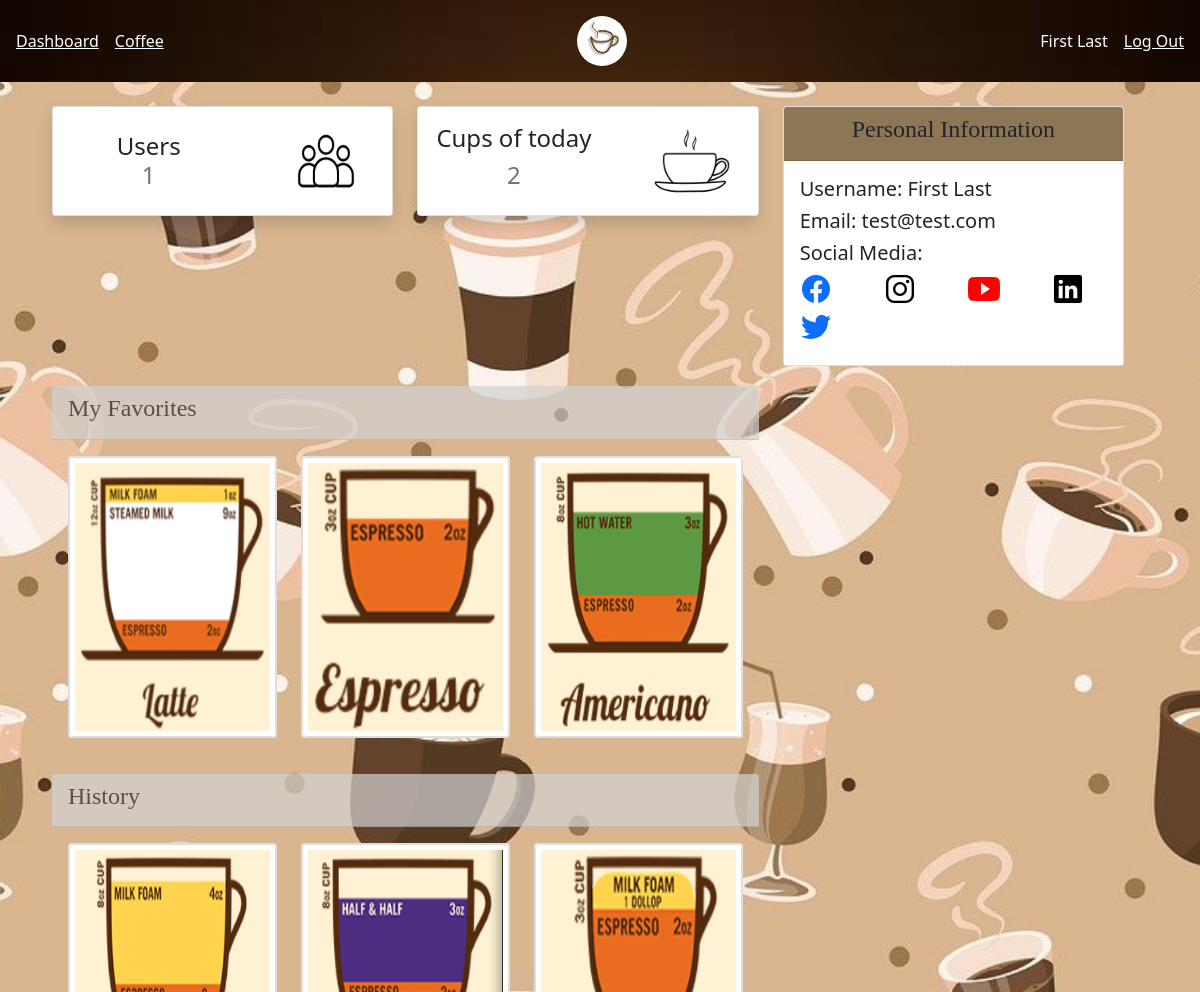
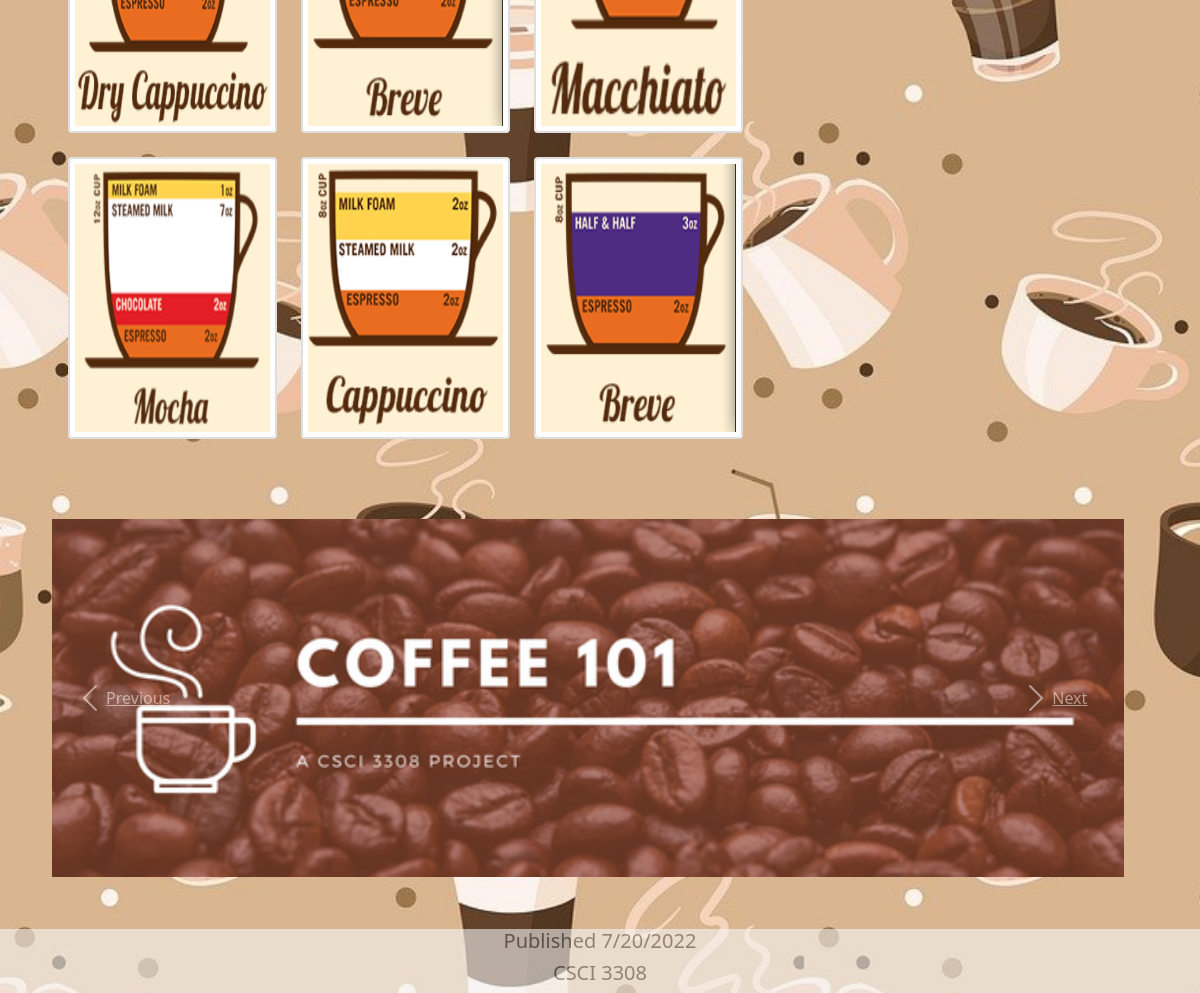
The page /dashboard (signed in) on the database its author committed (2 pictures, top to bottom).
### tables this page shows
CREATE TABLE user (
  id INTEGER PRIMARY KEY AUTOINCREMENT,
  firstName TEXT  NOT NULL,
  lastName TEXT  NOT NULL,
  email TEXT UNIQUE NOT NULL,
  password TEXT NOT NULL
);

CREATE TABLE record (
  id INTEGER PRIMARY KEY AUTOINCREMENT,
  user_id INTEGER NOT NULL,
  drink_id INTEGER NOT NULL,
  created TIMESTAMP NOT NULL DEFAULT (datetime('now','localtime')),
  FOREIGN KEY (user_id) REFERENCES user (id),
  FOREIGN KEY (drink_id) REFERENCES drink (id)
);

CREATE TABLE drink (
  id INTEGER PRIMARY KEY AUTOINCREMENT,
  drink_name  TEXT  UNIQUE NOT NULL,
  image       TEXT  NOT NULL,
  keywords    TEXT
);

### coffee101/view.py (the view)
@bp.route('/dashboard')
@login_required
def dashboard():
    db = get_db()
    users = db.execute(
        'SELECT COUNT(*) as userCount FROM user'
    ).fetchone()
    drinks = db.execute(
        'SELECT * FROM drink'
    ).fetchall()
    favs = db.execute(
        """
        Select f.drink_id, d.image, max(f.created)
        FROM fav f
        JOIN user u ON f.user_id = u.id
        JOIN drink d ON f.drink_id = d.id
        WHERE f.user_id = ?
        GROUP BY f.drink_id
        ORDER BY f.created desc
        LIMIT 3
        """, (g.user['id'],)
    ).fetchall()
    cups = db.execute(
        """
        Select count(*) as cupCount
        FROM record r
        WHERE r.user_id = ? AND created > DATE('now','localtime', 'start of day')
        """, (g.user['id'],)
    ).fetchone()
    history = db.execute(
        """
        Select *
        FROM record r
        JOIN user u ON r.user_id = u.id
        JOIN drink d ON r.drink_id = d.id
        WHERE r.user_id = ? AND created BETWEEN datetime('now', '-6 days') AND datetime('now', 'localtime')
        ORDER BY r.created desc
        """, (g.user['id'],)
    ).fetchall()
    return render_template('view/dashboard.html', users=users, cups=cups, drinks=drinks, favs=favs, history=history)

### coffee101/auth.py (called while the page is built)
@bp.before_app_request
def load_logged_in_user():
    user_id = session.get('user_id')
    if user_id is None:
        g.user = None
    else:
        g.user = get_db().execute(
            'SELECT * FROM user WHERE id = ?', (user_id,)
        ).fetchone()

def login_required(view):
    @functools.wraps(view)
    def wrapped_view(**kwargs):
        if g.user is None:
            return redirect(url_for('auth.login'))
        return view(**kwargs)
    return wrapped_view

### coffee101/db.py (called while the page is built)
def get_db():
    if 'db' not in g:
        g.db = sqlite3.connect(
            current_app.config['DATABASE'],
            detect_types=sqlite3.PARSE_DECLTYPES
        )
        g.db.row_factory = sqlite3.Row
    return g.db

### coffee101/templates/view/dashboard.html (shortened to what this page needs)
{% extends 'base.html' %}
{% block content %}
<div class="container-fluid">
    <div class="row container-fluid mt-4 text-center">
        <div class="col-4">
            <div class="card shadow p-1 bg-white rounded">
                <div class="card-block">
                    <div class="row d-flex align-items-center">
                        <div class="col-7 align-items-center">
                            <h4 class="mb-0">Users</h4>
                            <h4 class="text-muted mb-0">{{ users['userCount'] }}</h4>
                        </div>
                        <div class="col-5">
                            <img src="{{ url_for('static', filename='img/display/people.png') }}" style="height: 100px;"
                                 class="img-fluid"
                                 alt="logoforpeople">
                        </div>
                    </div>
                </div>
            </div>
        </div>
        <div class="col-4">
            <div class="card shadow p-1 bg-white rounded">
                <div class="card-block">
                    <div class="row d-flex align-items-center">
                        <div class="col-7 align-items-center">
                            <h4> Cups of today</h4>
                            <h4 class="text-muted">{{ cups['cupCount'] }}</h4>
                        </div>
                        <div class="col-5">
                            <img src="{{ url_for('static', filename='img/display/coffeecup.png') }}"
                                 style="height: 100px;" class="img-fluid"
                                 alt="logoforpeople">
                        </div>
                    </div>
                </div>
            </div>
        </div>
        <div class="col-4">
            <div class="card">
                <div class="card-header" style="background-color: rgba(86, 53, 5, 0.678);">
                    <h4 style="text-align: center;font-family:Cambria, Cochin, Georgia, Times, 'Times New Roman', serif">
                        Personal Information</h4>
                </div>
                <div class="card-body" style="background-color: white; text-align: left;">
                    <h5>Username: {{ g.user['firstName'] }} {{ g.user['lastName'] }}</h5>
                    <h5>Email: {{ g.user['email'] }}</h5>
                    <h5>Social Media: </h5>
                    <a href="https://facebook.com" style="margin-right: 3rem; text-decoration: none;">
                        <ion-icon name="logo-facebook" size="large"></ion-icon>
                    </a>
                    <a href="https://instagram.com" style="margin-right: 3rem; color: black; text-decoration: none;">
                        <ion-icon name="logo-instagram" size="large"></ion-icon>
                    </a>
                    <a href="https://youtube.com" style="margin-right: 3rem; color: red; text-decoration: none;">
                        <ion-icon name="logo-youtube" size="large"></ion-icon>
                    </a>
                    <a href="https://linkedin.com" style="margin-right: 3rem; color: black; text-decoration: none;">
                        <ion-icon name="logo-Linkedin" size="large"></ion-icon>
                    </a>
                    <a href="https://twitter.com">
                        <ion-icon name="logo-twitter" size="large"></ion-icon>
                    </a>
                </div>
            </div>
        </div>
    </div>
    <div class="row container-fluid" style="margin-top: 20px; margin-bottom: 20px;">
        <div class="col-8">
            <div class="card-header" style="background-color: rgb(210, 210, 210); opacity: .7;">
                <h4 style="font-family: Georgia, 'Times New Roman', Times, serif;">My Favorites</h4>
            </div>
            <div class="card-body" style="text-align: center;">
                <div class="row" id="photoCards" style="margin-bottom: 0px;">
                    {% for fav in favs %}
                    <div class="col-md-4">
                        <div class="card box-shadow">
                            <img class="card-img-top" src="{{ fav['image'] }}"
                                 style="height: 280px; width: auto; display: block;  border: 1px solid #ddd; border-radius: 4px; padding: 5px;">
                        </div>
                    </div>
                    {% endfor %}
                </div>
            </div>
        </div>
    </div>
    <div class="row container-fluid" style="margin-top: 20px; margin-bottom: 20px;">
        <div class="col-8">
            <div class="card-header" style="background-color: rgb(210, 210, 210); opacity: .7;">
                <h4 style="font-family: Georgia, 'Times New Roman', Times, serif;">History</h4>
            </div>
            <div class="card-body" style="text-align: center;">
                <div class="row" style="margin-bottom: 20px;">
                    {% for his in history %}
                    <div class="col-md-4">
                        <div class="card mb-4 box-shadow">
                            <img class="card-img-top" src="{{ his['image'] }}"
                                 style="height: 280px; width: auto; display: block;  border: 1px solid #ddd; border-radius: 4px; padding: 5px;">
                        </div>
                    </div>
                    {% endfor %}
                </div>
            </div>
        </div>
    </div>
    <div class="row container-fluid">
        <div id="carouselExampleIndicators" class="carousel slide" data-ride="carousel">
            <div class="carousel-inner">
                <div class="carousel-item active">
                    <img class="d-block w-100" src="{{ url_for('static', filename='img/display/carousel_1.png') }}"
                         alt="First slide">
                </div>
            </div>
            <a class="carousel-control-prev" href="#carouselExampleIndicators" role="button" data-slide="prev">
                <span class="carousel-control-prev-icon" aria-hidden="true"></span>
                <span class="sr-only">Previous</span>
            </a>
            <a class="carousel-control-next" href="#carouselExampleIndicators" role="button" data-slide="next">
                <span class="carousel-control-next-icon" aria-hidden="true"></span>
                <span class="sr-only">Next</span>
            </a>
        </div>
    </div>
</div>
{% endblock %}

### coffee101/templates/base.html (shortened to what this page needs)
<!doctype html>
<html>
<head>
    <link rel="stylesheet" href="{{ url_for('static', filename='style.css') }}">
    <link rel="stylesheet" href="{{ url_for('static', filename='css/bootstrap/bootstrap.min.css') }}">
    <nav class="navbar navbar-expand navbar-dark bg-dark py-3"
         style="background-image: url({{ url_for('static', filename='img/nav_bg.jpg') }}); background-repeat: no-repeat; background-size: cover;">
        <ul class="navbar-nav mr-auto">
        <li class="nav-item">
            <a href="{{ url_for('view.dashboard') }}" style="color: white;">Dashboard</a>
        </li>
        <li class="nav-item">
            <a href="{{ url_for('view.index') }}" style="color: white;">Coffee</a>
        </li>
        </ul>
        <div class="navbar-nav mx-auto order-0">
            <a href="https://github.com/CU-CSCI-3308-Summer-2022/Coffee-101">
                <img src="../../static/img/display/coffee101_logo.jpg" height="50rem"
                     style="border-radius: 50% 50% 50% 50%;">
            </a>
        </div>
        <ul class="navbar-nav mr-auto">
            {% if g.user %}
            <li class="nav-item" style="color: white;"><span>{{ g.user['firstName'] }} {{ g.user['lastName'] }}</span>
            <li class="nav-item"><a href="{{ url_for('auth.logout') }}" style="color: white;">Log Out</a>
                {% else %}
            <li class="nav-item"><a href="{{ url_for('auth.register') }}" style="color: white;">Register</a>
            <li class="nav-item"><a href="{{ url_for('auth.login') }}" style="color: white;">Log In</a>
                {% endif %}
        </ul>
    </nav>
</head>
<body style="margin-bottom: 100px; background-image: url({{ url_for('static', filename='img/auth_bg.jpeg') }}); background-repeat: no-repeat; background-size: cover;">
<section class="content">
    {% block content %}
    {% endblock %}
</section>
</body>
<footer class="footer">
    <div>
        <h5 style="text-align: center; color: rgb(99, 98, 98);"> Published 7/20/2022</h5>
        <h5 style="text-align: center; color: rgb(99, 98, 98);"> CSCI 3308</h5>
    </div>
</footer>
</html>

### coffee101/static/style.css (style rules this page uses)
html { font-family: sans-serif; }
a { color: #377ba8; }
nav { background: lightgray; display: flex; align-items: center; padding: 0 0.5rem; }
nav ul { display: flex; list-style: none; margin: 0; padding: 0; }
nav ul li a, nav ul li span, header .action { display: block; padding: 0.5rem; }
.content { padding: 0 1rem 1rem; }
.footer { opacity: .6; width: 100%; height: 4rem; position: fixed; bottom: 0; line-height: 60px; background-color: #f5f5f5; }

### rows shown on the page
user: user.firstName "First", user.lastName "Last", user.email "test@test.com"
record: image (picture)
record: image (picture)
record: image (picture)
record: image (picture)
record: image (picture)
record: image (picture)

### other values the page prints
{{ users['userCount'] }} "1"
{{ cups['cupCount'] }} "2"
